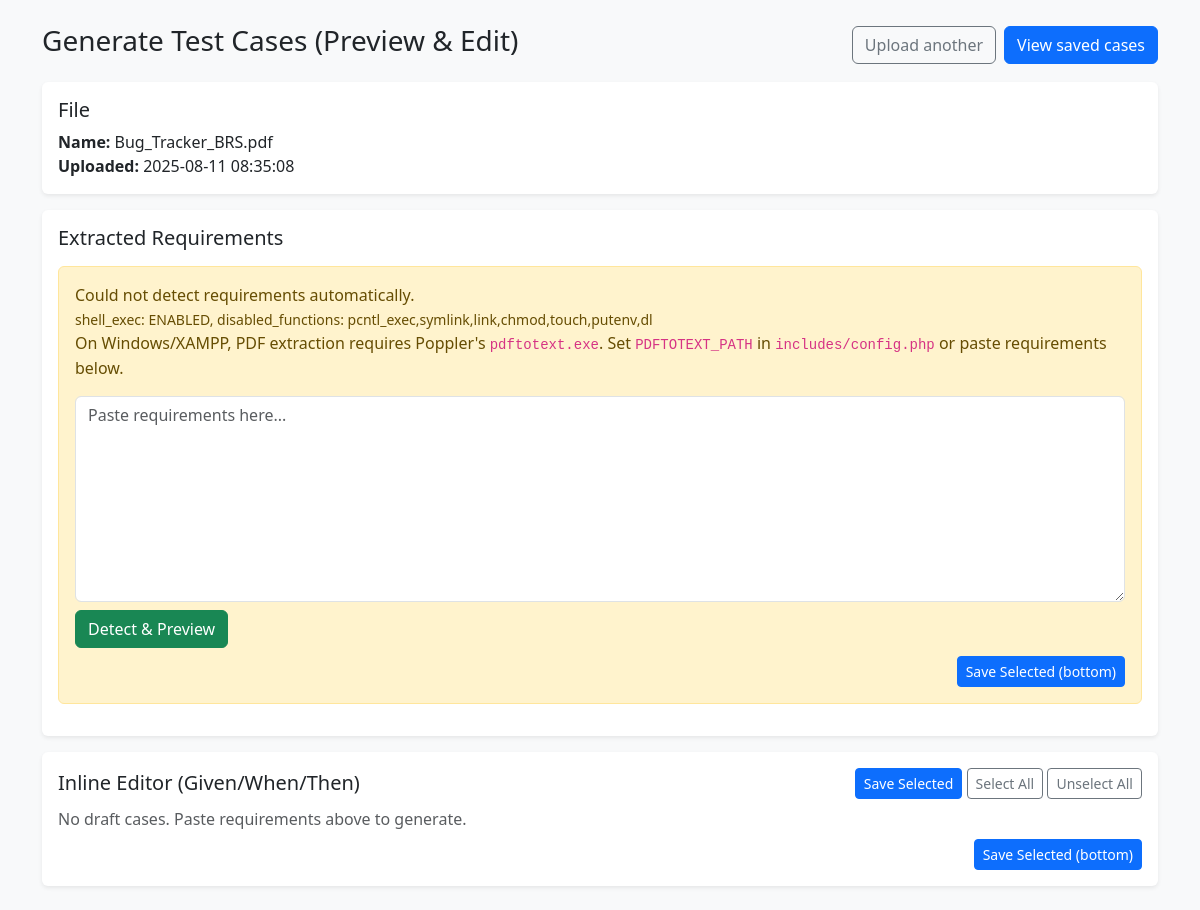
The page /modules/brs/generate_cases.php?brs_id=1 (signed in) on the database its author committed.
### tables this page shows
CREATE TABLE `brs_files` (
  `id` int(11) NOT NULL,
  `uploaded_by` int(11) NOT NULL,
  `original_name` varchar(255) NOT NULL,
  `file_path` varchar(255) NOT NULL,
  `created_at` timestamp NOT NULL DEFAULT current_timestamp()
);

### modules/brs/generate_cases.php (the view, shortened to what this page needs)
<?php
require_once '../../includes/config.php';
$conn->query("CREATE TABLE IF NOT EXISTS brs_files (
    id INT AUTO_INCREMENT PRIMARY KEY,
    uploaded_by INT NOT NULL,
    original_name VARCHAR(255) NOT NULL,
    file_path VARCHAR(255) NOT NULL,
    created_at TIMESTAMP DEFAULT CURRENT_TIMESTAMP
)");
$conn->query("CREATE TABLE IF NOT EXISTS brs_test_cases (
    id INT AUTO_INCREMENT PRIMARY KEY,
    brs_id INT NOT NULL,
    requirement_id VARCHAR(64) NULL,
    title VARCHAR(255) NOT NULL,
    steps TEXT NULL,
    expected TEXT NULL,
    priority VARCHAR(20) DEFAULT 'Medium',
    created_at TIMESTAMP DEFAULT CURRENT_TIMESTAMP
)");
$brs_id = isset($_GET['brs_id']) ? (int)$_GET['brs_id'] : 0;
$file = null;
if ($s = $conn->prepare("SELECT id, original_name, file_path, created_at FROM brs_files WHERE id = ?")) {
    $s->bind_param("i", $brs_id);
    $s->execute();
    $file = $s->get_result()->fetch_assoc();
}
$text = '';
$requirements = [];
if ($_SERVER['REQUEST_METHOD'] === 'POST' && isset($_POST['manual_text'])) {
    $text = trim($_POST['manual_text']);
    $requirements = $text ? detect_requirements_from_text($text) : [];
} else {
    $requirements = $text ? detect_requirements_from_text($text) : [];
}
$draft_cases = [];
?>
<!DOCTYPE html>
<html>
<head>
  <link href="https://cdn.jsdelivr.net/npm/bootstrap@5.3.2/dist/css/bootstrap.min.css" rel="stylesheet">
</head>
<body class="bg-light">
<div class="container py-4">
  <div class="d-flex justify-content-between align-items-center mb-3">
    <h3>Generate Test Cases (Preview & Edit)</h3>
    <div class="d-flex gap-2">
        <a class="btn btn-outline-secondary" href="upload_brs.php">Upload another</a>
        <a class="btn btn-primary" href="view_cases.php?brs_id=<?= (int)$brs_id ?>">View saved cases</a>
    </div>
  </div>
  <div class="card border-0 shadow-sm mb-3">
    <div class="card-body">
      <h5 class="mb-2">File</h5>
      <div><strong>Name:</strong> <?= htmlspecialchars($file['original_name']) ?></div>
      <div><strong>Uploaded:</strong> <?= $file['created_at'] ?></div>
    </div>
  </div>
  <div class="card border-0 shadow-sm mb-3">
    <div class="card-body">
      <h5 class="mb-3">Extracted Requirements</h5>
      <?php if (empty($requirements)): ?>
        <div class="alert alert-warning">
            Could not detect requirements automatically.<br>
            <small>shell_exec: <?php echo function_exists('shell_exec') ? 'ENABLED' : 'DISABLED'; ?>, disabled_functions: <?php echo htmlspecialchars(ini_get('disable_functions') ?: '(none)'); ?></small><br>
            On Windows/XAMPP, PDF extraction requires Poppler's <code>pdftotext.exe</code>. Set <code>PDFTOTEXT_PATH</code> in <code>includes/config.php</code> or paste requirements below.
            <div class="mt-3">
                <form method="POST">
                    <textarea name="manual_text" class="form-control" rows="8" placeholder="Paste requirements here..."></textarea>
                    <button class="btn btn-success mt-2" type="submit">Detect & Preview</button>
                  <div class="mt-2 d-flex justify-content-end">
            <button type="submit" class="btn btn-primary btn-sm">Save Selected (bottom)</button>
          </div>
      </form>
            </div>
        </div>
      <?php endif; ?>
    </div>
  </div>
  <div class="card border-0 shadow-sm">
    <div class="card-body">
      <div class="d-flex justify-content-between align-items-center mb-2">
        <h5 class="mb-0">Inline Editor (Given/When/Then)</h5>
        <div>
            <button form="saveForm" type="submit" class="btn btn-primary btn-sm">Save Selected</button>
            <button type="button" class="btn btn-outline-secondary btn-sm" onclick="toggleAll(true)">Select All</button>
            <button type="button" class="btn btn-outline-secondary btn-sm" onclick="toggleAll(false)">Unselect All</button>
        </div>
      </div>
      <form method="POST" id="saveForm">
        <?php if (empty($draft_cases)): ?>
            <div class="text-muted">No draft cases. Paste requirements above to generate.</div>
        <?php endif; ?>
        <div class="mt-2 d-flex justify-content-end">
            <button type="submit" class="btn btn-primary btn-sm">Save Selected (bottom)</button>
          </div>
      </form>
    </div>
  </div>
</div>
</body>
</html>

### rows shown on the page
brs_files: original_name "Bug_Tracker_BRS.pdf", created_at "2025-08-11 08:35:08"

### other values the page prints
ini_get('disable_functions') ?: '(none)' "pcntl_exec,symlink,link,chmod,touch,putenv,dl"
